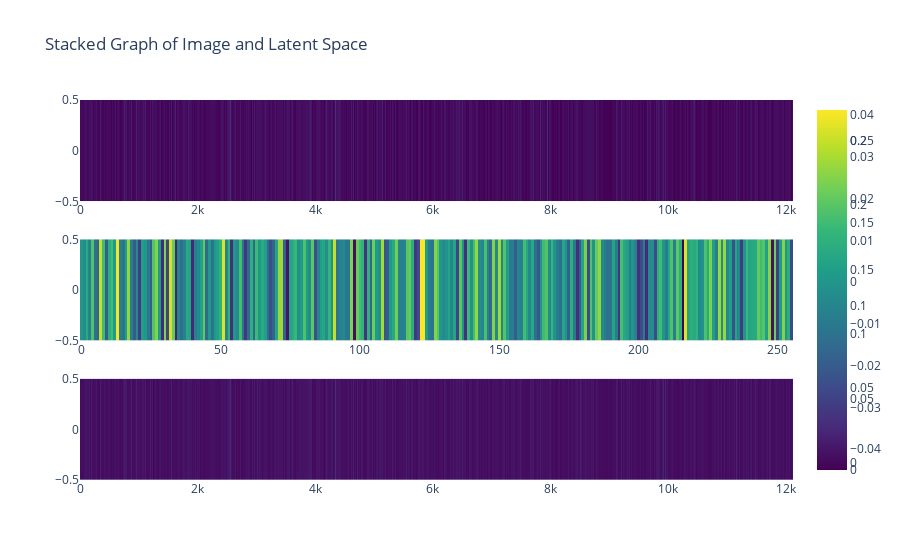

This figure's notebook cell:
### Code cell
e_ = e[0].reshape(1, -1) 
z_ = z[0].reshape(1, -1) 
decoded_ = decoded[0].reshape(1, -1) 



# Create subplot grid with vertical stacking
fig = sp.make_subplots(rows=3, cols=1, shared_xaxes=False, vertical_spacing=0.1)

# Add the original image as a heatmap-like plot
heatmap_trace1 = go.Heatmap(z=e_, colorscale='viridis')
fig.add_trace(heatmap_trace1, row=1, col=1)

# Add the latent representation as a heatmap-like plot
heatmap_trace2 = go.Heatmap(z=z_, colorscale='viridis')
fig.add_trace(heatmap_trace2, row=2, col=1)

# Add the decoded image as a heatmap-like plot
heatmap_trace3 = go.Heatmap(z=decoded_, colorscale='viridis')
fig.add_trace(heatmap_trace3, row=3, col=1)

# Update layout
fig.update_layout(title='Stacked Graph of Image and Latent Space', showlegend=False)

# Update x-axis labels
#fig.update_xaxes(title_text='genes (normalized)', row=1, col=1)
#fig.update_xaxes(title_text='latent representation', row=2, col=1)
#fig.update_xaxes(title_text='genes (normalized)', row=3, col=1)

# Update y-axis labels
#fig.update_yaxes(title_text='timestamps', row=1, col=1)
#fig.update_yaxes(title_text='latent representation', row=2, col=1)
#fig.update_yaxes(title_text='timestamps', row=3, col=1)

fig.show()

### Figure 1 — Plotly figure (JSON) as saved in the notebook; plotly's stock layout.template omitted (floating-point values rounded to 4 significant figures; data arrays with more than 128 entries replaced by an {"elided": "..."} marker saying what was removed)
{"data": [{"colorscale": [[0, "#440154"], [0.1111, "#482878"], [0.2222, "#3e4989"], [0.3333, "#31688e"], [0.4444, "#26828e"], [0.5556, "#1f9e89"], [0.6667, "#35b779"], [0.7778, "#6ece58"], [0.8889, "#b5de2b"], [1, "#fde725"]], "type": "heatmap", "xaxis": "x", "yaxis": "y", "z": {"elided": "1x12121 float values"}}, {"colorscale": [[0, "#440154"], [0.1111, "#482878"], [0.2222, "#3e4989"], [0.3333, "#31688e"], [0.4444, "#26828e"], [0.5556, "#1f9e89"], [0.6667, "#35b779"], [0.7778, "#6ece58"], [0.8889, "#b5de2b"], [1, "#fde725"]], "type": "heatmap", "xaxis": "x2", "yaxis": "y2", "z": {"elided": "1x256 float values"}}, {"colorscale": [[0, "#440154"], [0.1111, "#482878"], [0.2222, "#3e4989"], [0.3333, "#31688e"], [0.4444, "#26828e"], [0.5556, "#1f9e89"], [0.6667, "#35b779"], [0.7778, "#6ece58"], [0.8889, "#b5de2b"], [1, "#fde725"]], "type": "heatmap", "xaxis": "x3", "yaxis": "y3", "z": {"elided": "1x12121 float values"}}], "layout": {"showlegend": false, "title": {"text": "Stacked Graph of Image and Latent Space"}, "xaxis": {"anchor": "y", "domain": [0, 1]}, "xaxis2": {"anchor": "y2", "domain": [0, 1]}, "xaxis3": {"anchor": "y3", "domain": [0, 1]}, "yaxis": {"anchor": "x", "domain": [0.7333, 1]}, "yaxis2": {"anchor": "x2", "domain": [0.3667, 0.6333]}, "yaxis3": {"anchor": "x3", "domain": [0, 0.2667]}}}
